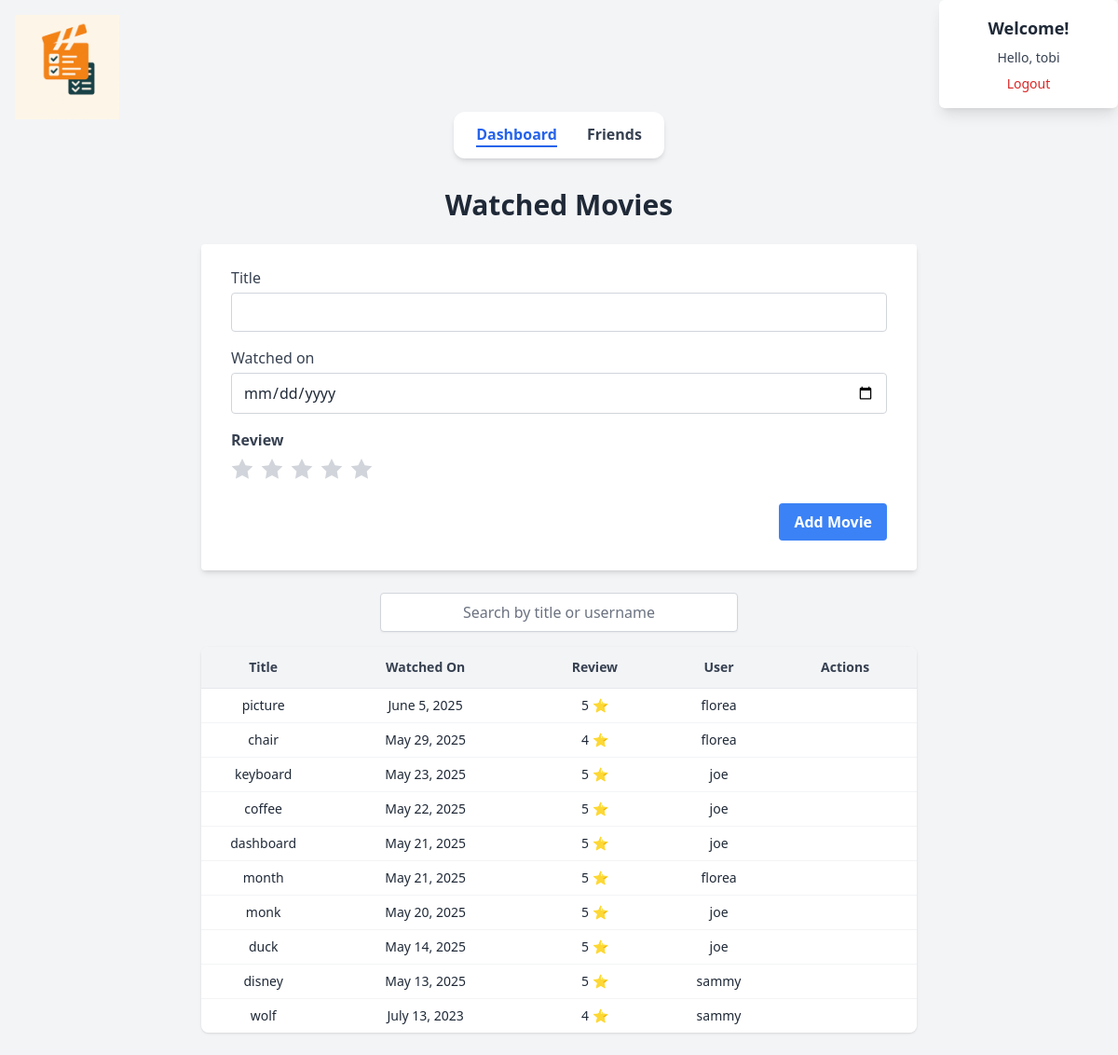
Screenshot of / (signed in) with the database file from the repository.
### movies/models.py (models this page shows, shortened)
class CustomUser(AbstractBaseUser, PermissionsMixin):
    email = models.EmailField(unique=True)
    name = models.CharField(max_length=255)
    is_active = models.BooleanField(default=True)
    is_staff = models.BooleanField(default=False)
    friends = models.ManyToManyField('self', blank=True, symmetrical=False, related_name='friend_set')
    objects = CustomUserManager()
    USERNAME_FIELD = 'email'
    REQUIRED_FIELDS = ['name']

class Movie(models.Model):
    user = models.ForeignKey(settings.AUTH_USER_MODEL, on_delete=models.CASCADE, related_name='movies')
    title = models.CharField(max_length=255)
    watched_on = models.DateField()
    REVIEW_CHOICES = [(i, f"{i} Star{'s' if i > 1 else ''}") for i in range(1, 6)]
    review = models.IntegerField(choices=REVIEW_CHOICES, default=3)

### movies/views.py (the view)
# urls.py: path('', views.movie_list, name='movie_list'),
@login_required
def movie_list(request):
    movies = Movie.objects.all().order_by('-watched_on')
    form = MovieForm()
    return render(request, 'movies/movie_list.html', {'movies': movies, 'form': form})

### movies/forms.py
class MovieForm(forms.ModelForm):
    class Meta:
        model = Movie
        fields = ['title', 'watched_on', 'review']
        widgets = {
            'title': forms.TextInput(attrs={
                'class': 'w-full p-2 border border-gray-300 rounded bg-white focus:outline-none focus:ring-2 focus:ring-blue-500'
            }),
            'watched_on': forms.DateInput(attrs={
                'type': 'date',
                'class': 'w-full p-2 border border-gray-300 rounded bg-white focus:outline-none focus:ring-2 focus:ring-blue-500'
            }),
        }

### movies/templates/movies/movie_list.html (shortened to what this page needs)
<!DOCTYPE html>
<html lang="en">
<head>
    {% load widget_tweaks %}
    {% load static %}
    <script src="https://cdn.tailwindcss.com"></script>
</head>
<body class="bg-gray-100 text-gray-800 p-4 sm:p-6">
    <div class="mb-4 sm:mb-0 sm:fixed sm:top-0 sm:left-0 sm:m-4 sm:z-50">
        <img src="{% static 'images/logo.png' %}" alt="Logo" class="h-18 w-28 mx-auto sm:mx-0">
    </div>
    <div class="mx-auto mb-6 sm:mb-0 sm:fixed sm:top-0 sm:right-0 bg-white shadow-lg rounded-md p-4 text-center text-sm w-48 z-50">
        <h2 class="text-lg font-semibold text-gray-800 mb-2">Welcome!</h2>
        {% if user.is_authenticated %}
            <p class="text-gray-700 mb-2">
                Hello, <span class="font-medium">{{ user.name }}</span>
            </p>
            <a href="{% url 'logout' %}" class="text-red-600 hover:underline hover:text-red-800">Logout</a>
        {% else %}
            <a href="{% url 'login' %}" class="text-blue-600 hover:underline hover:text-blue-800">Login</a>
        {% endif %}
    </div>
    <div class="flex justify-center mt-4 sm:mt-24">
        {% url 'movie_list' as movie_list_url %}
        {% url 'friend_list' as friend_list_url %}
        <nav class="bg-white rounded-xl shadow-md px-6 py-3 inline-flex space-x-8">
            <a href="{{ movie_list_url }}"
               class="{% if request.path == movie_list_url %}text-blue-600 border-b-2 border-blue-600{% else %}text-gray-700{% endif %} font-semibold hover:text-blue-600 transition">
                Dashboard
            </a>
            <a href="{{ friend_list_url }}"
               class="{% if request.path == friend_list_url %}text-blue-600 border-b-2 border-blue-600{% else %}text-gray-700{% endif %} font-semibold hover:text-blue-600 transition">
                Friends
            </a>
        </nav>
    </div>
    <div class="max-w-3xl mx-auto mt-8">
        <h1 class="text-3xl font-bold mb-6 text-center">Watched Movies</h1>
        <form id="add-form"
            hx-post="{% url 'add_movie' %}"
            class="bg-white shadow-md rounded px-4 sm:px-8 pt-6 pb-8 mb-6 w-full"
            hx-target="#movie-table-body"
            hx-swap="outerHTML">
            <div class="mb-4">
                <label class="block text-gray-700 mb-1">{{ form.title.label }}</label>
                {{ form.title|add_class:"w-full px-3 py-2 border border-gray-300 rounded" }}
            </div>
            <div class="mb-4">
                <label class="block text-gray-700 mb-1">{{ form.watched_on.label }}</label>
                {{ form.watched_on|add_class:"w-full px-3 py-2 border border-gray-300 rounded" }}
            </div>
            <div class="mb-6">
                <label class="block text-gray-700 font-bold mb-2">Review</label>
                <div id="star-container" class="flex space-x-2 cursor-pointer">
                    {% for i in "12345" %}
                        <svg data-value="{{ forloop.counter }}"
                             class="w-6 h-6 text-gray-300 hover:text-yellow-400 fill-current star"
                             xmlns="http://www.w3.org/2000/svg" viewBox="0 0 20 20">
                            <path d="M10 15l-5.878 3.09 1.122-6.545L.487 6.91l6.564-.955L10 0l2.949 5.955 6.564.955-4.757 4.635 1.122 6.545z"/>
                        </svg>
                    {% endfor %}
                </div>
            </div>
            <div class="flex justify-end">
                <button type="submit"
                        class="bg-blue-500 hover:bg-blue-700 text-white font-bold py-2 px-4 rounded">
                    Add Movie
                </button>
            </div>
        </form>
        <div class=" text-center">
            <form class="mb-4">
                <input type="text"
                       name="q"
                       placeholder="Search by title or username"
                       class="w-full sm:w-1/2 px-3 py-2 border border-gray-300 rounded shadow-sm focus:outline-none focus:ring-2 focus:ring-blue-400 text-center placeholder-gray-500"
                       hx-get="{% url 'movie_search' %}"
                       hx-target="#movie-table-body"
                       hx-trigger="keyup changed delay:300ms">
            </form>
        </div>
        <div class="overflow-x-auto rounded-lg shadow">
            <table class="min-w-full divide-y divide-gray-200 bg-white text-sm" >
                <thead class="bg-gray-100 text-gray-700 font-semibold">
                    <tr class="text-center">
                        <th class="px-4 py-3">Title</th>
                        <th class="px-4 py-3">Watched On</th>
                        <th class="px-4 py-3">Review</th>
                        <th class="px-4 py-3">User</th>
                        <th class="px-4 py-3">Actions</th>
                    </tr>
                </thead>
                <tbody id="movie-table-body" class="divide-y divide-gray-100">
                    {% include 'movies/partials/movie_rows.html' %}
                </tbody>
            </table>
        </div>
    </div>
</body>
</html>

### movies/templates/movies/partials/movie_row.html (shortened to what this page needs)
<tr id="movie-{{ movie.id }}" class="text-center">
    <td>{{ movie.title }} </td>
    <td>{{ movie.watched_on }}</td>
    <td class="px-4 py-2 text-center">
      {{ movie.review }} ⭐
    </td>
    <td>{{ movie.user.name }}</td>
</tr>

### rows the page displays
CustomUser: name "tobi"
Movie: title "picture", watched_on "June 5, 2025", review "5", user.name "florea"
Movie: title "chair", watched_on "May 29, 2025", review "4", user.name "florea"
Movie: title "keyboard", watched_on "May 23, 2025", review "5", user.name "joe"
Movie: title "coffee", watched_on "May 22, 2025", review "5", user.name "joe"
Movie: title "dashboard", watched_on "May 21, 2025", review "5", user.name "joe"
Movie: title "month", watched_on "May 21, 2025", review "5", user.name "florea"
Movie: title "monk", watched_on "May 20, 2025", review "5", user.name "joe"
Movie: title "duck", watched_on "May 14, 2025", review "5", user.name "joe"
Movie: title "disney", watched_on "May 13, 2025", review "5", user.name "sammy"
Movie: title "wolf", watched_on "July 13, 2023", review "4", user.name "sammy"
